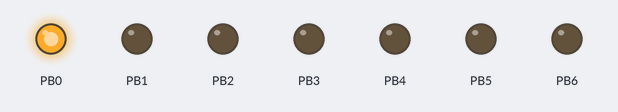
Bench run of a program on a simulated ATmega328P, built with avr-gcc and emulated at 1 MHz (the files do not name the chip). Parts: output pins drawn as LEDs (lit = HIGH).

Above: at 0.1 s.
At 7.9 s:
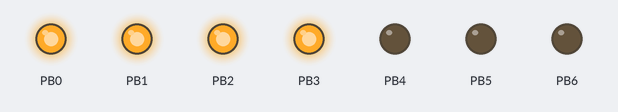
At 16.1 s:
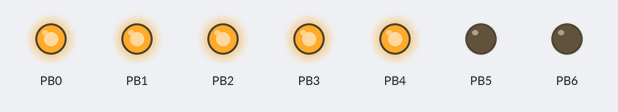
At 30.1 s:
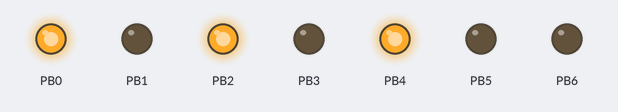
At 32.1 s:
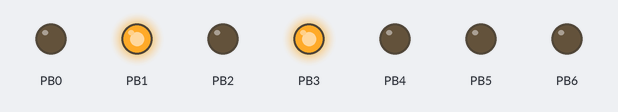
At 37.1 s:
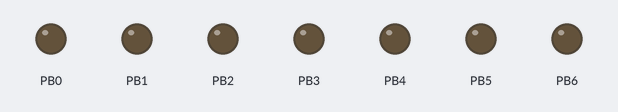
Timing chart, 0 to 40.0 s (numbered marks = the images above):
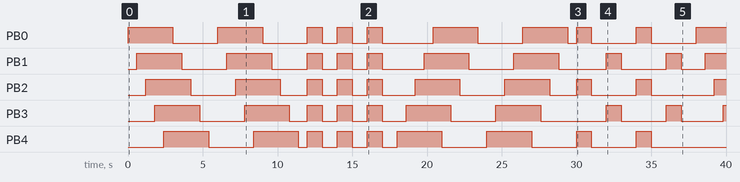

The program:

main.cpp
```cpp
// ******* needs library **************
#include <avr/io.h> // standard library for AVR microcontrollers
#include <util/delay.h> // for _delay_ms()
// ************************************

#define F_CPU 1000000UL // defining CPU frequency
#define DELAY_TIME 600 // defining delay time

// array to store LED pins
int led_arr[5] = {PB0, PB1, PB2, PB3, PB4};

// function to turn LEDs on and off in a chain pattern
void chain_led(int num = 1){
	for(int j = 0; j < num; j++){
		// *** turn on LEDs one by one ***
		for(int i = 0; i < sizeof(led_arr) / sizeof(led_arr[0]); ++i){
			PORTB |= (1 << led_arr[i]); // set LED pin high
			_delay_ms(DELAY_TIME); // wait for 600 ms
		}
		// ******************************

		// *** turn off LEDs one by one ***
		for(int i = 0; i < sizeof(led_arr) / sizeof(led_arr[0]); ++i){
			PORTB &= ~(1 << led_arr[i]); // set LED pin low
			_delay_ms(DELAY_TIME); // wait for 600 ms
		}
		// *******************************
	}
}

// function to blink all LEDs simultaneously
void blink_led(int num = 1){
	for(int j = 0; j < num; j++){
		// *** turn on all LEDs ***
		for(int i = 0; i < sizeof(led_arr); ++i){
			PORTB |= (1 << led_arr[i]); // set all LED pins high
		}
		// **********************

		_delay_ms(1000); // wait for 1000 ms

		// *** turn off all LEDs ***
		for(int i = 0; i < sizeof(led_arr); ++i){
			PORTB &= ~(1 << led_arr[i]); // set all LED pins low
		}
		// ***********************
		_delay_ms(1000); // wait for 1000 ms
	}
}

// function to turn on and off alternating LEDs
void current_led(int num = 1){
	for(int j = 0; j < num; j++){
		// *** turn on 1st, 3rd, 5th LEDs ***
		for(int i = 0; i < sizeof(led_arr); i += 2){
			PORTB |= (1 << led_arr[i]); // set odd-numbered LED pins high
		}
		// **********************************
		_delay_ms(1000); // wait for 1000 ms
		// *** turn off 1st, 3rd, 5th LEDs ***
		for(int i = 0; i < sizeof(led_arr); i += 2){
			PORTB &= ~(1 << led_arr[i]); // set odd-numbered LED pins low
		}
		// ***********************************
		_delay_ms(1000); // wait for 1000 ms

		// *** turn on 2nd, 4th LEDs ***
		for(int i = 1; i < sizeof(led_arr) / sizeof(led_arr[0]); i += 2){
			PORTB |= (1 << led_arr[i]); // set even-numbered LED pins high
		}
		// ****************************
		_delay_ms(1000); // wait for 1000 ms
		// *** turn off 2nd, 4th LEDs ***
		for(int i = 1; i < sizeof(led_arr) / sizeof(led_arr[0]); i += 2){
			PORTB &= ~(1 << led_arr[i]); // set even-numbered LED pins low
		}
		// *****************************
		_delay_ms(1000); // wait for 1000 ms
	}
}

// function to turn LEDs on and off in a reverse chain pattern
void revers_chain_led(int num = 1){
	for(int j = 0; j < num; j++){
		// *** turn on LEDs in reverse order ***
		for(int i = (sizeof(led_arr) / sizeof(led_arr[0])) - 1; i >= 0; --i){
			PORTB |= (1 << led_arr[i]); // set LED pin high
			_delay_ms(DELAY_TIME); // wait for 600 ms
		}
		// ************************************

		// *** turn off LEDs in reverse order ***
		for(int i = (sizeof(led_arr) / sizeof(led_arr[0])) - 1 ; i >= 0; --i){
			PORTB &= ~(1 << led_arr[i]); // set LED pin low
			_delay_ms(DELAY_TIME); // wait for 600 ms
		}
		// *************************************
	}
}

// ******* the main function **********
int main(void){

	DDRB = 0b1111111; // set PORTB as output

	while(1){
		chain_led(2); // call chain_led function twice
		blink_led(3); // call blink_led function three times
		revers_chain_led(2); // call revers_chain_led function twice
		current_led(2); // call current_led function twice
	}

	return 0;
}
// *************************************
```

Measured:
- by itself, PB0: LOW → HIGH at 0.00 s, → LOW 3.0 s later, → HIGH 3.0 s later, → LOW 3.0 s later, … (19 changes in this stretch)
- by itself, PB1: LOW → HIGH at 0.60 s, → LOW 3.0 s later, → HIGH 3.0 s later, → LOW 3.0 s later, … (19 changes in this stretch)
- by itself, PB2: LOW → HIGH at 1.2 s, → LOW 3.0 s later, → HIGH 3.0 s later, → LOW 3.0 s later, … (19 changes in this stretch)
- by itself, PB3: LOW → HIGH at 1.8 s, → LOW 3.0 s later, → HIGH 3.0 s later, → LOW 3.0 s later, … (19 changes in this stretch)
- by itself, PB4: LOW → HIGH at 2.4 s, → LOW 3.0 s later, → HIGH 3.0 s later, → LOW 3.0 s later, … (18 changes in this stretch)
